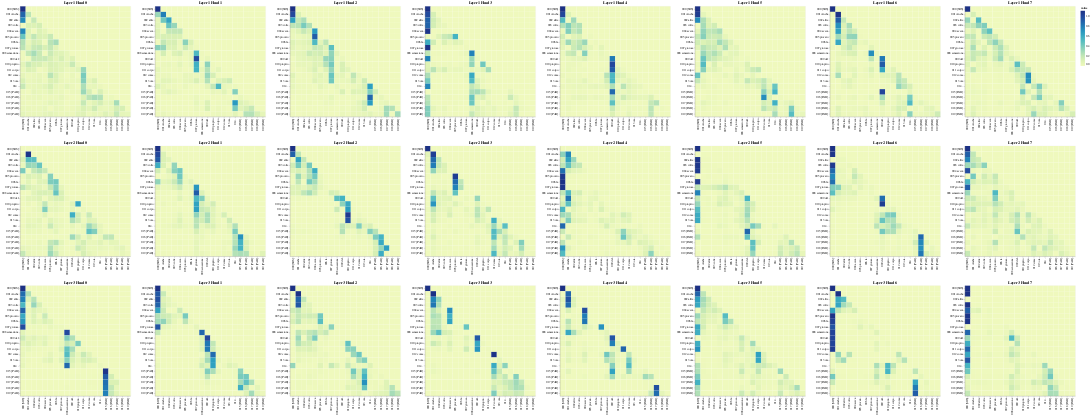

Source (notebook cell):
### Code cell
get_all_attention_maps("decoder",layers,heads,decoder_input_tokens,decoder_input_tokens,min(20,sentence_len))

### Figure 1 — Vega-Lite specification as saved in the notebook (floating-point values rounded to 4 significant figures; data arrays with more than 128 entries replaced by an {"elided": "..."} marker saying what was removed)
{"config": {"view": {"continuousWidth": 300, "continuousHeight": 300}}, "vconcat": [{"hconcat": [{"data": {"name": "data-bfed865de55cac019856565d57b4f806"}, "mark": {"type": "rect"}, "encoding": {"color": {"field": "value", "type": "quantitative"}, "tooltip": [{"field": "row", "type": "quantitative"}, {"field": "column", "type": "quantitative"}, {"field": "value", "type": "quantitative"}, {"field": "row_token", "type": "nominal"}, {"field": "col_token", "type": "nominal"}], "x": {"axis": {"title": ""}, "field": "col_token", "type": "nominal"}, "y": {"axis": {"title": ""}, "field": "row_token", "type": "nominal"}}, "height": 400, "name": "view_49", "title": "Layer 1 Head 0", "width": 400}, {"data": {"name": "data-687d1a29b23fa2dc9d915bcc8475f3e9"}, "mark": {"type": "rect"}, "encoding": {"color": {"field": "value", "type": "quantitative"}, "tooltip": [{"field": "row", "type": "quantitative"}, {"field": "column", "type": "quantitative"}, {"field": "value", "type": "quantitative"}, {"field": "row_token", "type": "nominal"}, {"field": "col_token", "type": "nominal"}], "x": {"axis": {"title": ""}, "field": "col_token", "type": "nominal"}, "y": {"axis": {"title": ""}, "field": "row_token", "type": "nominal"}}, "height": 400, "name": "view_50", "title": "Layer 1 Head 1", "width": 400}, {"data": {"name": "data-a4eae4abf266d18137f9900c1d67e3b2"}, "mark": {"type": "rect"}, "encoding": {"color": {"field": "value", "type": "quantitative"}, "tooltip": [{"field": "row", "type": "quantitative"}, {"field": "column", "type": "quantitative"}, {"field": "value", "type": "quantitative"}, {"field": "row_token", "type": "nominal"}, {"field": "col_token", "type": "nominal"}], "x": {"axis": {"title": ""}, "field": "col_token", "type": "nominal"}, "y": {"axis": {"title": ""}, "field": "row_token", "type": "nominal"}}, "height": 400, "name": "view_51", "title": "Layer 1 Head 2", "width": 400}, {"data": {"name": "data-149c31a0a8e1c7cd7e06a06dd7c6eb71"}, "mark": {"type": "rect"}, "encoding": {"color": {"field": "value", "type": "quantitative"}, "tooltip": [{"field": "row", "type": "quantitative"}, {"field": "column", "type": "quantitative"}, {"field": "value", "type": "quantitative"}, {"field": "row_token", "type": "nominal"}, {"field": "col_token", "type": "nominal"}], "x": {"axis": {"title": ""}, "field": "col_token", "type": "nominal"}, "y": {"axis": {"title": ""}, "field": "row_token", "type": "nominal"}}, "height": 400, "name": "view_52", "title": "Layer 1 Head 3", "width": 400}, {"data": {"name": "data-9225bb94ad4d9bd44b325e2da01f9efc"}, "mark": {"type": "rect"}, "encoding": {"color": {"field": "value", "type": "quantitative"}, "tooltip": [{"field": "row", "type": "quantitative"}, {"field": "column", "type": "quantitative"}, {"field": "value", "type": "quantitative"}, {"field": "row_token", "type": "nominal"}, {"field": "col_token", "type": "nominal"}], "x": {"axis": {"title": ""}, "field": "col_token", "type": "nominal"}, "y": {"axis": {"title": ""}, "field": "row_token", "type": "nominal"}}, "height": 400, "name": "view_53", "title": "Layer 1 Head 4", "width": 400}, {"data": {"name": "data-d2bf5d61ba4542df70f830694b3e5feb"}, "mark": {"type": "rect"}, "encoding": {"color": {"field": "value", "type": "quantitative"}, "tooltip": [{"field": "row", "type": "quantitative"}, {"field": "column", "type": "quantitative"}, {"field": "value", "type": "quantitative"}, {"field": "row_token", "type": "nominal"}, {"field": "col_token", "type": "nominal"}], "x": {"axis": {"title": ""}, "field": "col_token", "type": "nominal"}, "y": {"axis": {"title": ""}, "field": "row_token", "type": "nominal"}}, "height": 400, "name": "view_54", "title": "Layer 1 Head 5", "width": 400}, {"data": {"name": "data-54e5442863af286a641a34db2424fc8f"}, "mark": {"type": "rect"}, "encoding": {"color": {"field": "value", "type": "quantitative"}, "tooltip": [{"field": "row", "type": "quantitative"}, {"field": "column", "type": "quantitative"}, {"field": "value", "type": "quantitative"}, {"field": "row_token", "type": "nominal"}, {"field": "col_token", "type": "nominal"}], "x": {"axis": {"title": ""}, "field": "col_token", "type": "nominal"}, "y": {"axis": {"title": ""}, "field": "row_token", "type": "nominal"}}, "height": 400, "name": "view_55", "title": "Layer 1 Head 6", "width": 400}, {"data": {"name": "data-375f046d8f26b912186305e4f58903d7"}, "mark": {"type": "rect"}, "encoding": {"color": {"field": "value", "type": "quantitative"}, "tooltip": [{"field": "row", "type": "quantitative"}, {"field": "column", "type": "quantitative"}, {"field": "value", "type": "quantitative"}, {"field": "row_token", "type": "nominal"}, {"field": "col_token", "type": "nominal"}], "x": {"axis": {"title": ""}, "field": "col_token", "type": "nominal"}, "y": {"axis": {"title": ""}, "field": "row_token", "type": "nominal"}}, "height": 400, "name": "view_56", "title": "Layer 1 Head 7", "width": 400}]}, {"hconcat": [{"data": {"name": "data-727d1a5a9cfdcbfeb23e94dd124c1234"}, "mark": {"type": "rect"}, "encoding": {"color": {"field": "value", "type": "quantitative"}, "tooltip": [{"field": "row", "type": "quantitative"}, {"field": "column", "type": "quantitative"}, {"field": "value", "type": "quantitative"}, {"field": "row_token", "type": "nominal"}, {"field": "col_token", "type": "nominal"}], "x": {"axis": {"title": ""}, "field": "col_token", "type": "nominal"}, "y": {"axis": {"title": ""}, "field": "row_token", "type": "nominal"}}, "height": 400, "name": "view_57", "title": "Layer 2 Head 0", "width": 400}, {"data": {"name": "data-917d447a85ca4ee09933d989b4e4e9fc"}, "mark": {"type": "rect"}, "encoding": {"color": {"field": "value", "type": "quantitative"}, "tooltip": [{"field": "row", "type": "quantitative"}, {"field": "column", "type": "quantitative"}, {"field": "value", "type": "quantitative"}, {"field": "row_token", "type": "nominal"}, {"field": "col_token", "type": "nominal"}], "x": {"axis": {"title": ""}, "field": "col_token", "type": "nominal"}, "y": {"axis": {"title": ""}, "field": "row_token", "type": "nominal"}}, "height": 400, "name": "view_58", "title": "Layer 2 Head 1", "width": 400}, {"data": {"name": "data-e613e9cb738cad678f64175741d4f509"}, "mark": {"type": "rect"}, "encoding": {"color": {"field": "value", "type": "quantitative"}, "tooltip": [{"field": "row", "type": "quantitative"}, {"field": "column", "type": "quantitative"}, {"field": "value", "type": "quantitative"}, {"field": "row_token", "type": "nominal"}, {"field": "col_token", "type": "nominal"}], "x": {"axis": {"title": ""}, "field": "col_token", "type": "nominal"}, "y": {"axis": {"title": ""}, "field": "row_token", "type": "nominal"}}, "height": 400, "name": "view_59", "title": "Layer 2 Head 2", "width": 400}, {"data": {"name": "data-504afbc6d2ec76ed1a6fc615da397150"}, "mark": {"type": "rect"}, "encoding": {"color": {"field": "value", "type": "quantitative"}, "tooltip": [{"field": "row", "type": "quantitative"}, {"field": "column", "type": "quantitative"}, {"field": "value", "type": "quantitative"}, {"field": "row_token", "type": "nominal"}, {"field": "col_token", "type": "nominal"}], "x": {"axis": {"title": ""}, "field": "col_token", "type": "nominal"}, "y": {"axis": {"title": ""}, "field": "row_token", "type": "nominal"}}, "height": 400, "name": "view_60", "title": "Layer 2 Head 3", "width": 400}, {"data": {"name": "data-55f963c2c45dbe50740046942f808fb2"}, "mark": {"type": "rect"}, "encoding": {"color": {"field": "value", "type": "quantitative"}, "tooltip": [{"field": "row", "type": "quantitative"}, {"field": "column", "type": "quantitative"}, {"field": "value", "type": "quantitative"}, {"field": "row_token", "type": "nominal"}, {"field": "col_token", "type": "nominal"}], "x": {"axis": {"title": ""}, "field": "col_token", "type": "nominal"}, "y": {"axis": {"title": ""}, "field": "row_token", "type": "nominal"}}, "height": 400, "name": "view_61", "title": "Layer 2 Head 4", "width": 400}, {"data": {"name": "data-0e3a68c657827511c800b048f4c2b09e"}, "mark": {"type": "rect"}, "encoding": {"color": {"field": "value", "type": "quantitative"}, "tooltip": [{"field": "row", "type": "quantitative"}, {"field": "column", "type": "quantitative"}, {"field": "value", "type": "quantitative"}, {"field": "row_token", "type": "nominal"}, {"field": "col_token", "type": "nominal"}], "x": {"axis": {"title": ""}, "field": "col_token", "type": "nominal"}, "y": {"axis": {"title": ""}, "field": "row_token", "type": "nominal"}}, "height": 400, "name": "view_62", "title": "Layer 2 Head 5", "width": 400}, {"data": {"name": "data-9622d240dcfd854d73824cb1ba6697e1"}, "mark": {"type": "rect"}, "encoding": {"color": {"field": "value", "type": "quantitative"}, "tooltip": [{"field": "row", "type": "quantitative"}, {"field": "column", "type": "quantitative"}, {"field": "value", "type": "quantitative"}, {"field": "row_token", "type": "nominal"}, {"field": "col_token", "type": "nominal"}], "x": {"axis": {"title": ""}, "field": "col_token", "type": "nominal"}, "y": {"axis": {"title": ""}, "field": "row_token", "type": "nominal"}}, "height": 400, "name": "view_63", "title": "Layer 2 Head 6", "width": 400}, {"data": {"name": "data-c869823da7d3045e81130a66f78829d6"}, "mark": {"type": "rect"}, "encoding": {"color": {"field": "value", "type": "quantitative"}, "tooltip": [{"field": "row", "type": "quantitative"}, {"field": "column", "type": "quantitative"}, {"field": "value", "type": "quantitative"}, {"field": "row_token", "type": "nominal"}, {"field": "col_token", "type": "nominal"}], "x": {"axis": {"title": ""}, "field": "col_token", "type": "nominal"}, "y": {"axis": {"title": ""}, "field": "row_token", "type": "nominal"}}, "height": 400, "name": "view_64", "title": "Layer 2 Head 7", "width": 400}]}, {"hconcat": [{"data": {"name": "data-48fdb38d3d84e9c1bcc0a25930887fc2"}, "mark": {"type": "rect"}, "encoding": {"color": {"field": "value", "type": "quantitative"}, "tooltip": [{"field": "row", "type": "quantitative"}, {"field": "column", "type": "quantitative"}, {"field": "value", "type": "quantitative"}, {"field": "row_token", "type": "nominal"}, {"field": "col_token", "type": "nominal"}], "x": {"axis": {"title": ""}, "field": "col_token", "type": "nominal"}, "y": {"axis": {"title": ""}, "field": "row_token", "type": "nominal"}}, "height": 400, "name": "view_65", "title": "Layer 3 Head 0", "width": 400}, {"data": {"name": "data-5780bda1f0b8f6a15b20c3f70863d4b0"}, "mark": {"type": "rect"}, "encoding": {"color": {"field": "value", "type": "quantitative"}, "tooltip": [{"field": "row", "type": "quantitative"}, {"field": "column", "type": "quantitative"}, {"field": "value", "type": "quantitative"}, {"field": "row_token", "type": "nominal"}, {"field": "col_token", "type": "nominal"}], "x": {"axis": {"title": ""}, "field": "col_token", "type": "nominal"}, "y": {"axis": {"title": ""}, "field": "row_token", "type": "nominal"}}, "height": 400, "name": "view_66", "title": "Layer 3 Head 1", "width": 400}, {"data": {"name": "data-0926f1c256a530cb90cbf526d3b63dbe"}, "mark": {"type": "rect"}, "encoding": {"color": {"field": "value", "type": "quantitative"}, "tooltip": [{"field": "row", "type": "quantitative"}, {"field": "column", "type": "quantitative"}, {"field": "value", "type": "quantitative"}, {"field": "row_token", "type": "nominal"}, {"field": "col_token", "type": "nominal"}], "x": {"axis": {"title": ""}, "field": "col_token", "type": "nominal"}, "y": {"axis": {"title": ""}, "field": "row_token", "type": "nominal"}}, "height": 400, "name": "view_67", "title": "Layer 3 Head 2", "width": 400}, {"data": {"name": "data-694b76c6b317c6aa10bb6186a39f4744"}, "mark": {"type": "rect"}, "encoding": {"color": {"field": "value", "type": "quantitative"}, "tooltip": [{"field": "row", "type": "quantitative"}, {"field": "column", "type": "quantitative"}, {"field": "value", "type": "quantitative"}, {"field": "row_token", "type": "nominal"}, {"field": "col_token", "type": "nominal"}], "x": {"axis": {"title": ""}, "field": "col_token", "type": "nominal"}, "y": {"axis": {"title": ""}, "field": "row_token", "type": "nominal"}}, "height": 400, "name": "view_68", "title": "Layer 3 Head 3", "width": 400}, {"data": {"name": "data-a99284d82eed532d717aff7eece915ca"}, "mark": {"type": "rect"}, "encoding": {"color": {"field": "value", "type": "quantitative"}, "tooltip": [{"field": "row", "type": "quantitative"}, {"field": "column", "type": "quantitative"}, {"field": "value", "type": "quantitative"}, {"field": "row_token", "type": "nominal"}, {"field": "col_token", "type": "nominal"}], "x": {"axis": {"title": ""}, "field": "col_token", "type": "nominal"}, "y": {"axis": {"title": ""}, "field": "row_token", "type": "nominal"}}, "height": 400, "name": "view_69", "title": "Layer 3 Head 4", "width": 400}, {"data": {"name": "data-9b3afb9ab70191671c2a49c7d9ac40a0"}, "mark": {"type": "rect"}, "encoding": {"color": {"field": "value", "type": "quantitative"}, "tooltip": [{"field": "row", "type": "quantitative"}, {"field": "column", "type": "quantitative"}, {"field": "value", "type": "quantitative"}, {"field": "row_token", "type": "nominal"}, {"field": "col_token", "type": "nominal"}], "x": {"axis": {"title": ""}, "field": "col_token", "type": "nominal"}, "y": {"axis": {"title": ""}, "field": "row_token", "type": "nominal"}}, "height": 400, "name": "view_70", "title": "Layer 3 Head 5", "width": 400}, {"data": {"name": "data-e0d44c1c0bde47138726491db2c413f5"}, "mark": {"type": "rect"}, "encoding": {"color": {"field": "value", "type": "quantitative"}, "tooltip": [{"field": "row", "type": "quantitative"}, {"field": "column", "type": "quantitative"}, {"field": "value", "type": "quantitative"}, {"field": "row_token", "type": "nominal"}, {"field": "col_token", "type": "nominal"}], "x": {"axis": {"title": ""}, "field": "col_token", "type": "nominal"}, "y": {"axis": {"title": ""}, "field": "row_token", "type": "nominal"}}, "height": 400, "name": "view_71", "title": "Layer 3 Head 6", "width": 400}, {"data": {"name": "data-76dc7ce54bef0b4b1b23b4fbad0ac278"}, "mark": {"type": "rect"}, "encoding": {"color": {"field": "value", "type": "quantitative"}, "tooltip": [{"field": "row", "type": "quantitative"}, {"field": "column", "type": "quantitative"}, {"field": "value", "type": "quantitative"}, {"field": "row_token", "type": "nominal"}, {"field": "col_token", "type": "nominal"}], "x": {"axis": {"title": ""}, "field": "col_token", "type": "nominal"}, "y": {"axis": {"title": ""}, "field": "row_token", "type": "nominal"}}, "height": 400, "name": "view_72", "title": "Layer 3 Head 7", "width": 400}]}], "params": [{"name": "param_49", "select": {"type": "interval", "encodings": ["x", "y"]}, "bind": "scales", "views": ["view_49"]}, {"name": "param_50", "select": {"type": "interval", "encodings": ["x", "y"]}, "bind": "scales", "views": ["view_50"]}, {"name": "param_51", "select": {"type": "interval", "encodings": ["x", "y"]}, "bind": "scales", "views": ["view_51"]}, {"name": "param_52", "select": {"type": "interval", "encodings": ["x", "y"]}, "bind": "scales", "views": ["view_52"]}, {"name": "param_53", "select": {"type": "interval", "encodings": ["x", "y"]}, "bind": "scales", "views": ["view_53"]}, {"name": "param_54", "select": {"type": "interval", "encodings": ["x", "y"]}, "bind": "scales", "views": ["view_54"]}, {"name": "param_55", "select": {"type": "interval", "encodings": ["x", "y"]}, "bind": "scales", "views": ["view_55"]}, {"name": "param_56", "select": {"type": "interval", "encodings": ["x", "y"]}, "bind": "scales", "views": ["view_56"]}, {"name": "param_57", "select": {"type": "interval", "encodings": ["x", "y"]}, "bind": "scales", "views": ["view_57"]}, {"name": "param_58", "select": {"type": "interval", "encodings": ["x", "y"]}, "bind": "scales", "views": ["view_58"]}, {"name": "param_59", "select": {"type": "interval", "encodings": ["x", "y"]}, "bind": "scales", "views": ["view_59"]}, {"name": "param_60", "select": {"type": "interval", "encodings": ["x", "y"]}, "bind": "scales", "views": ["view_60"]}, {"name": "param_61", "select": {"type": "interval", "encodings": ["x", "y"]}, "bind": "scales", "views": ["view_61"]}, {"name": "param_62", "select": {"type": "interval", "encodings": ["x", "y"]}, "bind": "scales", "views": ["view_62"]}, {"name": "param_63", "select": {"type": "interval", "encodings": ["x", "y"]}, "bind": "scales", "views": ["view_63"]}, {"name": "param_64", "select": {"type": "interval", "encodings": ["x", "y"]}, "bind": "scales", "views": ["view_64"]}, {"name": "param_65", "select": {"type": "interval", "encodings": ["x", "y"]}, "bind": "scales", "views": ["view_65"]}, {"name": "param_66", "select": {"type": "interval", "encodings": ["x", "y"]}, "bind": "scales", "views": ["view_66"]}, {"name": "param_67", "select": {"type": "interval", "encodings": ["x", "y"]}, "bind": "scales", "views": ["view_67"]}, {"name": "param_68", "select": {"type": "interval", "encodings": ["x", "y"]}, "bind": "scales", "views": ["view_68"]}, {"name": "param_69", "select": {"type": "interval", "encodings": ["x", "y"]}, "bind": "scales", "views": ["view_69"]}, {"name": "param_70", "select": {"type": "interval", "encodings": ["x", "y"]}, "bind": "scales", "views": ["view_70"]}, {"name": "param_71", "select": {"type": "interval", "encodings": ["x", "y"]}, "bind": "scales", "views": ["view_71"]}, {"name": "param_72", "select": {"type": "interval", "encodings": ["x", "y"]}, "bind": "scales", "views": ["view_72"]}], "$schema": "https://vega.github.io/schema/vega-lite/v5.20.1.json", "datasets": {"data-bfed865de55cac019856565d57b4f806": {"elided": "400 records"}, "data-687d1a29b23fa2dc9d915bcc8475f3e9": {"elided": "400 records"}, "data-a4eae4abf266d18137f9900c1d67e3b2": {"elided": "400 records"}, "data-149c31a0a8e1c7cd7e06a06dd7c6eb71": {"elided": "400 records"}, "data-9225bb94ad4d9bd44b325e2da01f9efc": {"elided": "400 records"}, "data-d2bf5d61ba4542df70f830694b3e5feb": {"elided": "400 records"}, "data-54e5442863af286a641a34db2424fc8f": {"elided": "400 records"}, "data-375f046d8f26b912186305e4f58903d7": {"elided": "400 records"}, "data-727d1a5a9cfdcbfeb23e94dd124c1234": {"elided": "400 records"}, "data-917d447a85ca4ee09933d989b4e4e9fc": {"elided": "400 records"}, "data-e613e9cb738cad678f64175741d4f509": {"elided": "400 records"}, "data-504afbc6d2ec76ed1a6fc615da397150": {"elided": "400 records"}, "data-55f963c2c45dbe50740046942f808fb2": {"elided": "400 records"}, "data-0e3a68c657827511c800b048f4c2b09e": {"elided": "400 records"}, "data-9622d240dcfd854d73824cb1ba6697e1": {"elided": "400 records"}, "data-c869823da7d3045e81130a66f78829d6": {"elided": "400 records"}, "data-48fdb38d3d84e9c1bcc0a25930887fc2": {"elided": "400 records"}, "data-5780bda1f0b8f6a15b20c3f70863d4b0": {"elided": "400 records"}, "data-0926f1c256a530cb90cbf526d3b63dbe": {"elided": "400 records"}, "data-694b76c6b317c6aa10bb6186a39f4744": {"elided": "400 records"}, "data-a99284d82eed532d717aff7eece915ca": {"elided": "400 records"}, "data-9b3afb9ab70191671c2a49c7d9ac40a0": {"elided": "400 records"}, "data-e0d44c1c0bde47138726491db2c413f5": {"elided": "400 records"}, "data-76dc7ce54bef0b4b1b23b4fbad0ac278": {"elided": "400 records"}}}
